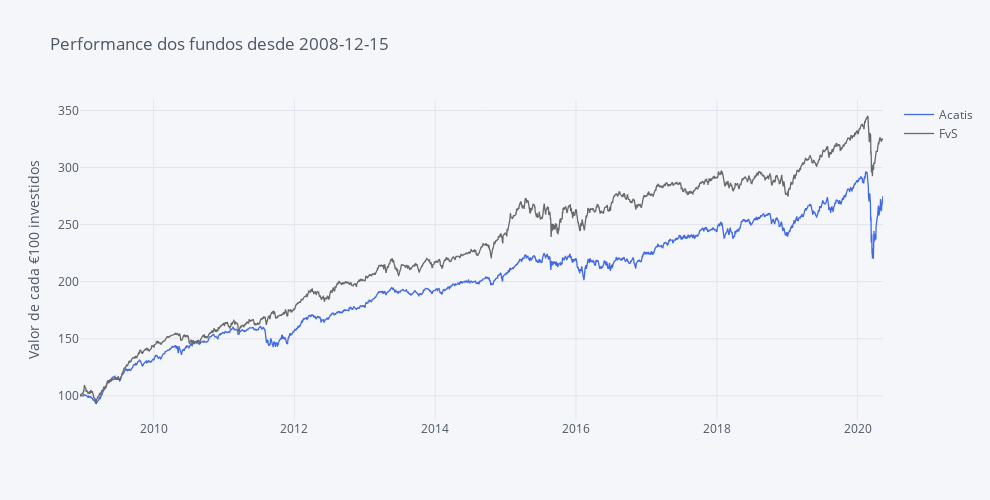

Notebook code for this chart:
### Markdown cell above
**Dica:** A interactividade dos gráficos da plotly permite:

    . Zoom (mantenham o clique e arrastem o cursor em simultâneo, em cima do gráfico);
    . Tem uma lista de opções que aparece se forem com o cursor ao canto superior direito;
    . Façam duplo clique no gráfico ou seleccionem a opção Autoscale/Reset Axes para voltar ao normal;
    . Alterem a opção de 'Compare data on hoover' para 'Show closest data on hoover' se vos for mais conveniente;
    . Se clicarem num nome na legenda esse fundo desaparece (clicando de novo ele volta a apetecer).

### Code cell
# Making Color Palette
Palette = ['rgb(255, 153, 51)',     # 1 - orange
            'royalblue',            # 2 - Royalblue
            '#708090',              # 3 - Grey
            'rgb(128, 0, 128)',     # 4 - Indigo
            'rgb(219, 64, 82)',     # 5 - Red
            'rgb(0, 128, 128)',     # 6 - Teal
            '#191970',              # 7 - Navy
            'rgb(128, 128, 0)',     # 8 - Olive
            '#00BFFF',              # 9 - Water Blue
            'rgb(128, 177, 211)']   # 10 - 

fundos.iplot(title='Performance dos fundos desde ' + Begin, yTitle='Valor de cada €100 investidos', color=['royalblue', 'dimgrey'], dimensions=pa.dimensions)

### Figure 1 — Plotly figure (JSON) as saved in the notebook; plotly's stock layout.template omitted (floating-point values rounded to 4 significant figures; data arrays with more than 128 entries replaced by an {"elided": "..."} marker saying what was removed)
{"data": [{"line": {"color": "rgba(65, 105, 225, 1.0)", "dash": "solid", "shape": "linear", "width": 1.3}, "mode": "lines", "name": "Acatis", "text": "", "type": "scatter", "x": {"elided": "4302 str values"}, "y": {"elided": "4302 float values"}}, {"line": {"color": "rgba(105, 105, 105, 1.0)", "dash": "solid", "shape": "linear", "width": 1.3}, "mode": "lines", "name": "FvS", "text": "", "type": "scatter", "x": {"elided": "4302 str values"}, "y": {"elided": "4302 float values"}}], "layout": {"height": 500, "legend": {"bgcolor": "#F5F6F9", "font": {"color": "#4D5663"}}, "paper_bgcolor": "#F5F6F9", "plot_bgcolor": "#F5F6F9", "title": {"font": {"color": "#4D5663"}, "text": "Performance dos fundos desde 2008-12-15"}, "width": 990, "xaxis": {"autorange": true, "gridcolor": "#E1E5ED", "range": ["2008-12-15", "2020-05-12"], "showgrid": true, "tickfont": {"color": "#4D5663"}, "title": {"font": {"color": "#4D5663"}, "text": ""}, "type": "date", "zerolinecolor": "#E1E5ED"}, "yaxis": {"autorange": true, "gridcolor": "#E1E5ED", "range": [78.7, 359.2], "showgrid": true, "tickfont": {"color": "#4D5663"}, "title": {"font": {"color": "#4D5663"}, "text": "Valor de cada €100 investidos"}, "type": "linear", "zerolinecolor": "#E1E5ED"}}}
